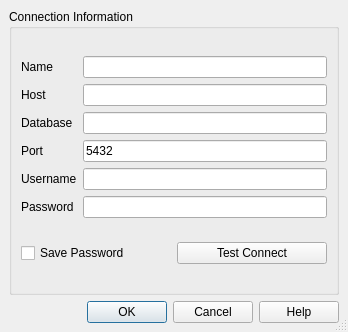
<ui version="4.0" >
 <class>QgsConnectionDialogBase</class>
 <widget class="QDialog" name="QgsConnectionDialogBase" >
  <property name="geometry" >
   <rect>
    <x>0</x>
    <y>0</y>
    <width>348</width>
    <height>332</height>
   </rect>
  </property>
  <property name="windowTitle" >
   <string>Create a New PostGIS connection</string>
  </property>
  <property name="sizeGripEnabled" >
   <bool>true</bool>
  </property>
  <property name="modal" >
   <bool>true</bool>
  </property>
  <layout class="QVBoxLayout" >
   <property name="margin" >
    <number>9</number>
   </property>
   <property name="spacing" >
    <number>6</number>
   </property>
   <item>
    <widget class="QGroupBox" name="groupBox" >
     <property name="title" >
      <string>Connection Information</string>
     </property>
     <layout class="QGridLayout" >
      <property name="margin" >
       <number>9</number>
      </property>
      <property name="spacing" >
       <number>6</number>
      </property>
      <item row="1" column="0" >
       <layout class="QHBoxLayout" >
        <property name="margin" >
         <number>0</number>
        </property>
        <property name="spacing" >
         <number>6</number>
        </property>
        <item>
         <widget class="QCheckBox" name="chkStorePassword" >
          <property name="text" >
           <string>Save Password</string>
          </property>
         </widget>
        </item>
        <item>
         <widget class="QPushButton" name="btnConnect" >
          <property name="text" >
           <string>Test Connect</string>
          </property>
         </widget>
        </item>
       </layout>
      </item>
      <item row="0" column="0" >
       <layout class="QHBoxLayout" >
        <property name="margin" >
         <number>0</number>
        </property>
        <property name="spacing" >
         <number>6</number>
        </property>
        <item>
         <layout class="QVBoxLayout" >
          <property name="margin" >
           <number>0</number>
          </property>
          <property name="spacing" >
           <number>6</number>
          </property>
          <item>
           <widget class="QLabel" name="TextLabel1_2" >
            <property name="text" >
             <string>Name</string>
            </property>
           </widget>
          </item>
          <item>
           <widget class="QLabel" name="TextLabel1" >
            <property name="text" >
             <string>Host</string>
            </property>
           </widget>
          </item>
          <item>
           <widget class="QLabel" name="TextLabel2" >
            <property name="text" >
             <string>Database</string>
            </property>
           </widget>
          </item>
          <item>
           <widget class="QLabel" name="TextLabel2_2" >
            <property name="text" >
             <string>Port</string>
            </property>
           </widget>
          </item>
          <item>
           <widget class="QLabel" name="TextLabel3" >
            <property name="text" >
             <string>Username</string>
            </property>
           </widget>
          </item>
          <item>
           <widget class="QLabel" name="TextLabel3_2" >
            <property name="text" >
             <string>Password</string>
            </property>
           </widget>
          </item>
         </layout>
        </item>
        <item>
         <layout class="QVBoxLayout" >
          <property name="margin" >
           <number>0</number>
          </property>
          <property name="spacing" >
           <number>6</number>
          </property>
          <item>
           <widget class="QLineEdit" name="txtName" >
            <property name="toolTip" >
             <string>Name of the new connection</string>
            </property>
           </widget>
          </item>
          <item>
           <widget class="QLineEdit" name="txtHost" />
          </item>
          <item>
           <widget class="QLineEdit" name="txtDatabase" />
          </item>
          <item>
           <widget class="QLineEdit" name="txtPort" >
            <property name="text" >
             <string>5432</string>
            </property>
           </widget>
          </item>
          <item>
           <widget class="QLineEdit" name="txtUsername" />
          </item>
          <item>
           <widget class="QLineEdit" name="txtPassword" >
            <property name="echoMode" >
             <enum>QLineEdit::Password</enum>
            </property>
           </widget>
          </item>
         </layout>
        </item>
       </layout>
      </item>
     </layout>
    </widget>
   </item>
   <item>
    <widget class="QDialogButtonBox" name="buttonBox" >
     <property name="orientation" >
      <enum>Qt::Horizontal</enum>
     </property>
     <property name="standardButtons" >
      <set>QDialogButtonBox::Cancel|QDialogButtonBox::Help|QDialogButtonBox::NoButton|QDialogButtonBox::Ok</set>
     </property>
    </widget>
   </item>
  </layout>
 </widget>
 <layoutdefault spacing="6" margin="11" />
 <pixmapfunction>qPixmapFromMimeSource</pixmapfunction>
 <tabstops>
  <tabstop>txtName</tabstop>
  <tabstop>txtHost</tabstop>
  <tabstop>txtDatabase</tabstop>
  <tabstop>txtPort</tabstop>
  <tabstop>txtUsername</tabstop>
  <tabstop>txtPassword</tabstop>
  <tabstop>chkStorePassword</tabstop>
  <tabstop>btnConnect</tabstop>
  <tabstop>buttonBox</tabstop>
 </tabstops>
 <resources/>
 <connections/>
</ui>
